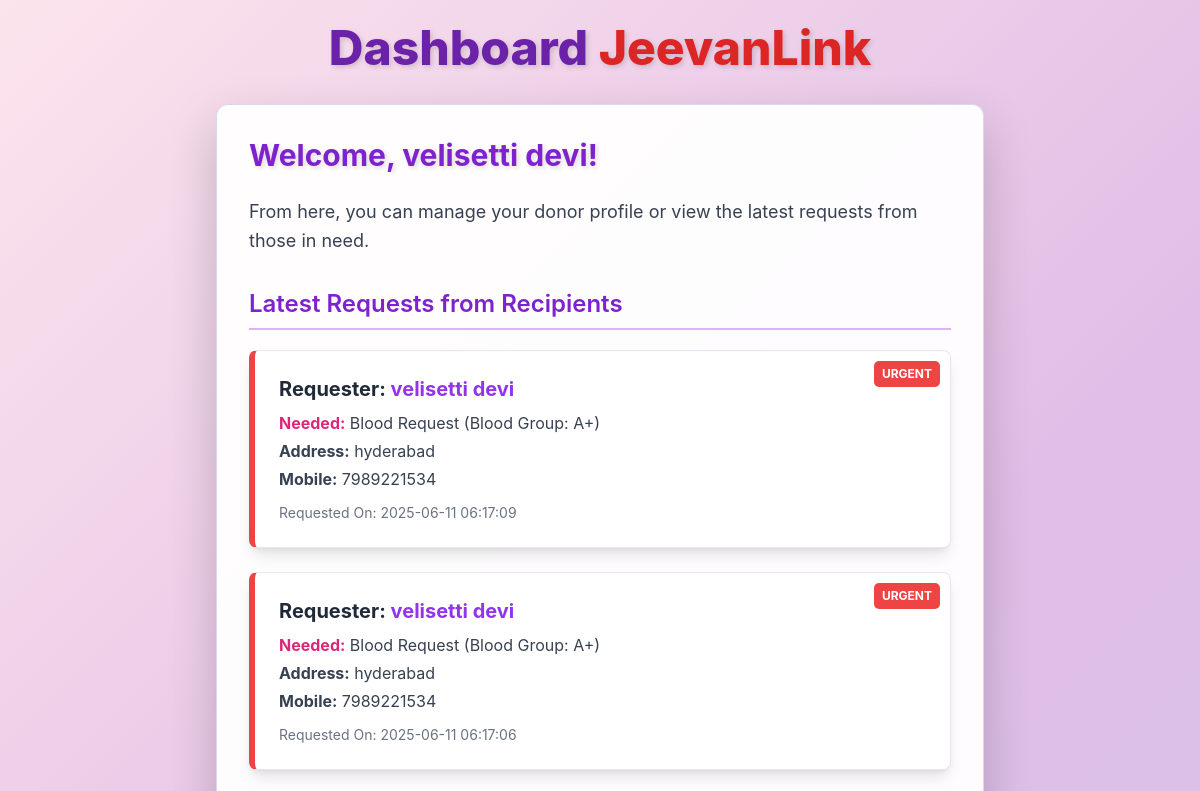
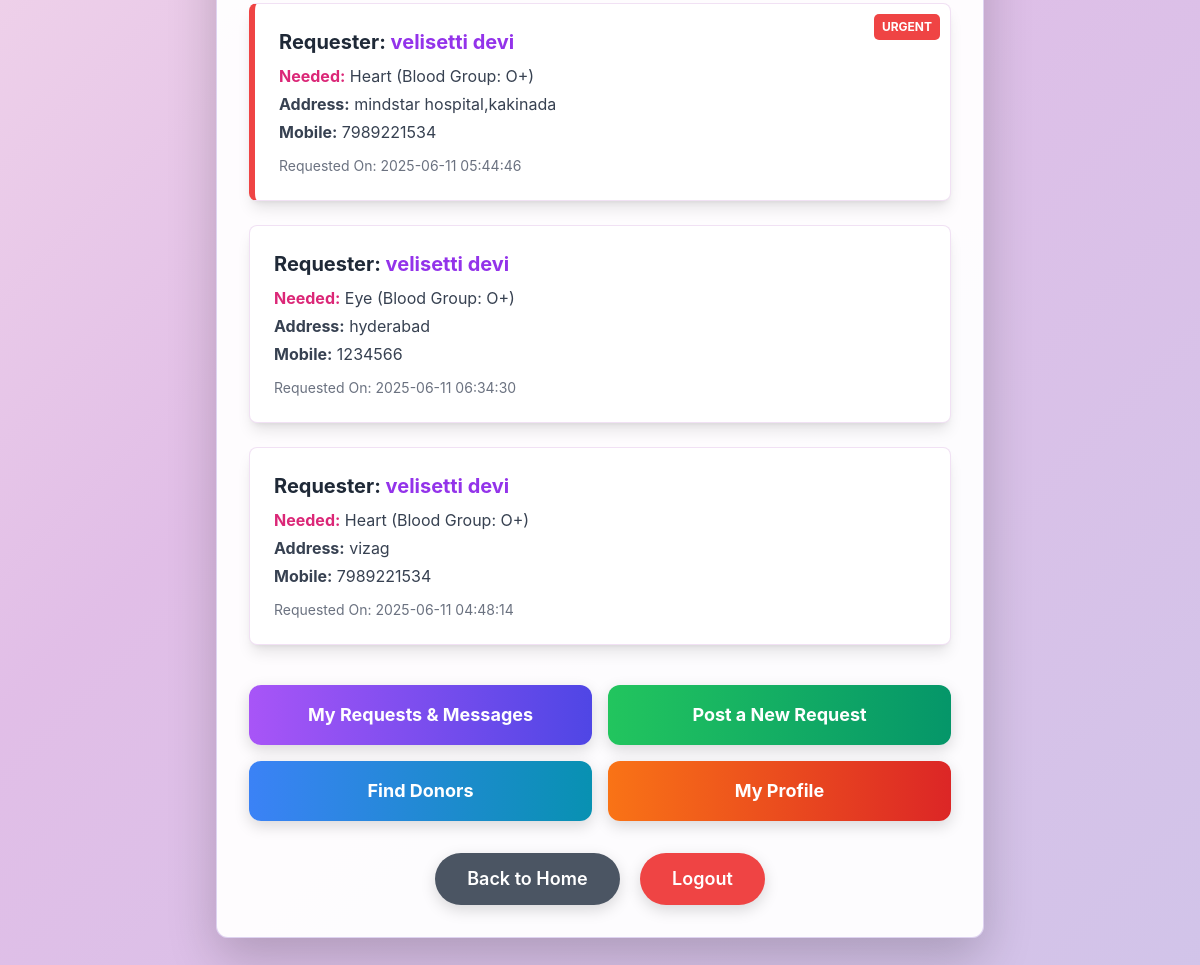
Screenshot of /donor_dashboard (signed in) with the database file from the repository (2 pictures, top to bottom).
### tables this page shows
CREATE TABLE users (
        id INTEGER PRIMARY KEY AUTOINCREMENT,
        name TEXT NOT NULL,
        email TEXT NOT NULL UNIQUE,
        password TEXT NOT NULL,
        phone TEXT NOT NULL DEFAULT 'N/A' -- Phone is now NOT NULL from the start
    );

CREATE TABLE requests (
        id INTEGER PRIMARY KEY AUTOINCREMENT,
        requester_user_id INTEGER NOT NULL,
        blood_group TEXT NOT NULL,
        organ TEXT NOT NULL,
        organ_other TEXT,
        requester_address TEXT NOT NULL,
        requester_phone TEXT NOT NULL,
        urgent INTEGER DEFAULT 0,
        requested_at TIMESTAMP DEFAULT CURRENT_TIMESTAMP,
        expiry_date TEXT NOT NULL DEFAULT (STRFTIME('%Y-%m-%d %H:%M:%S', DATE('now', '+30 days'))), -- NOT NULL with default
        FOREIGN KEY (requester_user_id) REFERENCES users(id)
    );

### app.py (the view)
@app.route('/donor_dashboard')
def donor_dashboard():
    if 'user_id' not in session:
        flash("Please login first.")
        return redirect(url_for('login'))
    conn = None
    try:
        conn = sqlite3.connect(DB_NAME)
        c = conn.cursor()
        current_datetime_str = datetime.now().strftime('%Y-%m-%d %H:%M:%S')
        c.execute(f"""
            SELECT
                r.id,
                u.name,
                r.blood_group,
                r.organ,
                r.organ_other,
                r.requester_address,
                r.requester_phone,
                r.urgent,
                r.requested_at,
                r.requester_user_id
            FROM requests r
            JOIN users u ON r.requester_user_id = u.id
            WHERE r.expiry_date > '{current_datetime_str}' OR r.expiry_date IS NULL
            ORDER BY r.urgent DESC, r.requested_at DESC
        """)
        requests = c.fetchall()
    except Exception as e:
        flash(f"Error loading donor dashboard: {str(e)}", "error")
        print(f"Error in donor_dashboard: {e}")
        requests = [] # Ensure requests is an empty list on error
    finally:
        if conn:
            conn.close()
    return render_template('donor_dashboard.html', requests=requests)

### templates/donor_dashboard.html (shortened to what this page needs)
<!DOCTYPE html>
<html lang="en">
<head>
    <script src="https://cdn.tailwindcss.com"></script>
</head>
<body class="min-h-screen flex flex-col items-center pt-6 px-4 pb-12">
    <h1 class="text-5xl font-extrabold text-purple-800 mb-8 text-header-shadow">Dashboard <span class="text-red-600">JeevanLink</span></h1>
    <div class="bg-white bg-opacity-95 rounded-xl p-8 container-shadow max-w-3xl w-full mb-8">
        <h2 class="text-3xl font-bold text-purple-700 mb-6 text-header-shadow">Welcome, {{ session.get('user_name', 'User') }}!</h2>
        <p class="text-lg text-gray-700 mb-8 leading-relaxed">From here, you can manage your donor profile or view the latest requests from those in need.</p>
        <h3 class="text-2xl font-semibold text-purple-700 mb-5 border-b-2 border-purple-300 pb-2">Latest Requests from Recipients</h3>
        {% if requests %}
            <div class="space-y-6">
                {% for req in requests %}
                <a href="{{ url_for('request_details', request_id=req[0]) }}" class="card-link">
                    <div class="bg-white p-6 rounded-lg shadow-lg card-animate {% if req[7] == 1 %}urgent-request{% endif %}">
                        <p class="text-xl font-bold text-gray-800 mb-2">Requester: <span class="text-purple-600">{{ req[1] }}</span></p>
                        <p class="text-md text-gray-700 mb-1">
                            <strong class="text-pink-600">Needed:</strong>
                            {% if req[3] == 'Other' and req[4] %}
                                {{ req[4] }} (Blood Group: {{ req[2] }})
                            {% else %}
                                {{ req[3] }} (Blood Group: {{ req[2] }})
                            {% endif %}
                        </p>
                        <p class="text-md text-gray-700 mb-1"><strong>Address:</strong> {{ req[5] }}</p>
                        <p class="text-md text-gray-700"><strong>Mobile:</strong> {{ req[6] }}</p>
                        <p class="text-sm text-gray-500 mt-3">Requested On: {{ req[8] }}</p>
                        {% if req[7] == 1 %}
                            <span class="urgent-tag">URGENT</span>
                        {% endif %}
                    </div>
                </a>
                {% endfor %}
            </div>
        {% else %}
            <p class="text-gray-600 text-center text-lg py-4">No requests posted yet.</p>
        {% endif %}
        <div class="mt-10 grid grid-cols-1 sm:grid-cols-2 gap-4">
            <a href="{{ url_for('my_requests') }}" class="block">
                <button type="button" class="w-full bg-gradient-to-r from-purple-500 to-indigo-600 hover:from-purple-600 hover:to-indigo-700 text-white px-6 py-4 rounded-xl font-bold text-lg button-transition">
                    My Requests & Messages
                </button>
            </a>
            <a href="{{ url_for('post_request') }}" class="block">
                <button type="button" class="w-full bg-gradient-to-r from-green-500 to-emerald-600 hover:from-green-600 hover:to-emerald-700 text-white px-6 py-4 rounded-xl font-bold text-lg button-transition">
                    Post a New Request
                </button>
            </a>
            <a href="{{ url_for('find_match') }}" class="block">
                <button type="button" class="w-full bg-gradient-to-r from-blue-500 to-cyan-600 hover:from-blue-600 hover:to-cyan-700 text-white px-6 py-4 rounded-xl font-bold text-lg button-transition">
                    Find Donors
                </button>
            </a>
            <a href="{{ url_for('profile') }}" class="block">
                <button type="button" class="w-full bg-gradient-to-r from-orange-500 to-red-600 hover:from-orange-600 hover:to-red-700 text-white px-6 py-4 rounded-xl font-bold text-lg button-transition">
                    My Profile
                </button>
            </a>
        </div>
        <div class="mt-8 text-center">
            <a href="{{ url_for('home') }}" class="inline-block bg-gray-600 hover:bg-gray-700 text-white px-8 py-3 rounded-full font-semibold button-transition text-lg">
                Back to Home
            </a>
            <a href="{{ url_for('logout') }}" class="inline-block bg-red-500 hover:bg-red-600 text-white px-8 py-3 rounded-full font-semibold button-transition text-lg ml-4">
                Logout
            </a>
        </div>
    </div>
</body>
</html>

### templates/donor_dashboard.html (style rules this page uses)
body { font-family: 'Inter', sans-serif; background: linear-gradient(135deg, #fce4ec 0%, #e1bee7 50%, #d1c4e9 100%); color: #333; }
.container-shadow { box-shadow: 0 20px 50px rgba(0, 0, 0, 0.2); transition: all 0.4s ease-in-out; border: 1px solid rgba(149, 117, 205, 0.3); }
.card-link { display: block; text-decoration: none; color: inherit; }
.card-animate { background-color: rgba(255, 255, 255, 0.9); transition: transform 0.3s ease-in-out, box-shadow 0.3s ease-in-out; border: 1px solid rgba(186, 104, 200, 0.2); }
.button-transition { transition: all 0.3s ease-in-out; box-shadow: 0 5px 15px rgba(0, 0, 0, 0.15); }
.text-header-shadow { text-shadow: 2px 2px 5px rgba(0, 0, 0, 0.15); }
.urgent-request { border-left: 6px solid #ef4444; background-color: #fff5f5; position: relative; overflow: hidden; animation: urgent-glow-pulse 2s infinite alternate; }
.urgent-request .urgent-tag { content: 'URGENT'; position: absolute; top: 10px; right: 10px; background-color: #ef4444; color: white; padding: 4px 8px; border-radius: 5px; font-size: 0.75rem; font-weight: bold; animation: pulse-animation 1.5s infinite alternate; }

### rows the page displays
users: get "velisetti devi"
requests: name "velisetti devi", organ "Blood Request", blood_group "A+", requester_address "hyderabad", requester_phone "7989221534", requested_at "2025-06-11 06:17:09", urgent "URGENT"
requests: name "velisetti devi", organ "Blood Request", blood_group "A+", requester_address "hyderabad", requester_phone "7989221534", requested_at "2025-06-11 06:17:06", urgent "URGENT"
requests: name "velisetti devi", organ "Heart", blood_group "O+", requester_address "mindstar hospital,kakinada", requester_phone "7989221534", requested_at "2025-06-11 05:44:46", urgent "URGENT"
requests: name "velisetti devi", organ "Eye", blood_group "O+", requester_address "hyderabad", requester_phone "1234566", requested_at "2025-06-11 06:34:30"
requests: name "velisetti devi", organ "Heart", blood_group "O+", requester_address "vizag", requester_phone "7989221534", requested_at "2025-06-11 04:48:14"
